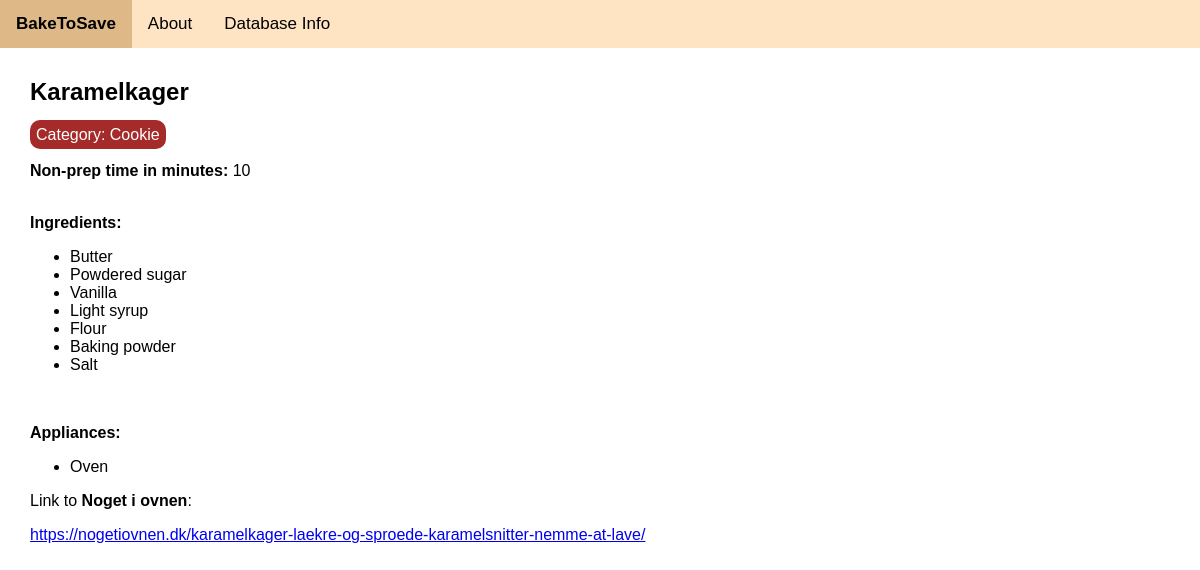
Before: /3 with the older database file.
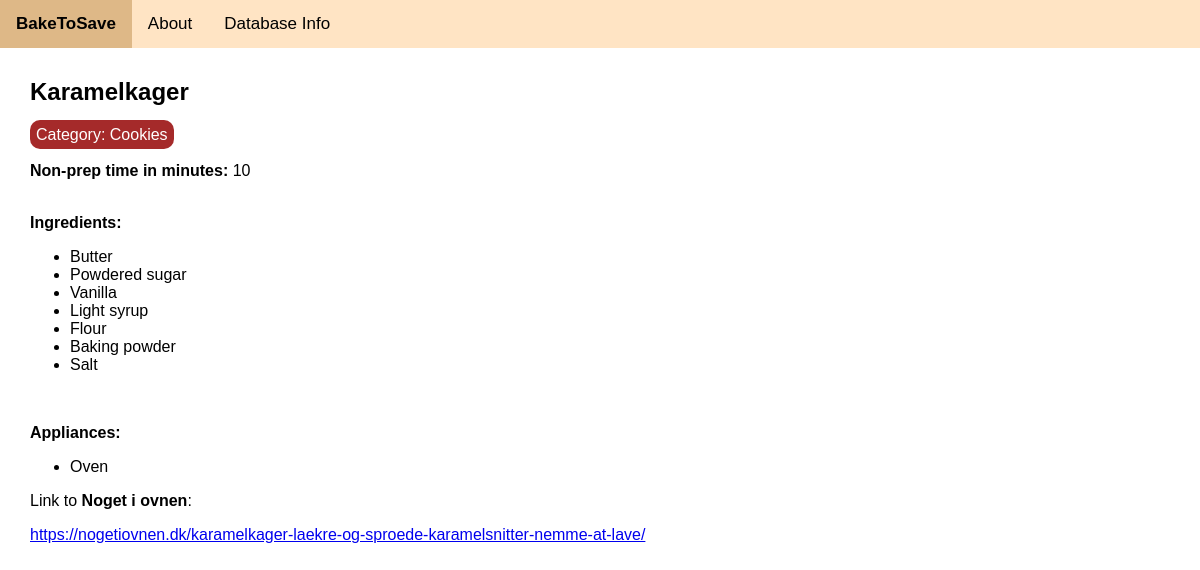
After: the same page with the newer database file.
### tables this page shows
CREATE TABLE recipes (
    r_id INTEGER PRIMARY KEY,
    name TEXT NOT NULL,
    category TEXT NOT NULL,
    time TIME NOT NULL,
    source TEXT NOT NULL,
    link TEXT NOT NULL,
    ingredients TEXT NOT NULL,
    appliances TEXT NOT NULL
);

### app.py (the view)
@app.route('/<int:recipe_id>')
def recipe(recipe_id):
    recipe = get_recipe(recipe_id)
    return render_template('recipe.html', recipe=recipe)

### app.py (called while the page is built)
def get_db_connection():
    conn = sqlite3.connect('recipes.db')
    conn.row_factory = sqlite3.Row
    return conn

def makelists(recipe):
    if 'ingredients' in recipe:
        recipe['ingredients'] = recipe['ingredients'].split('/')
    if 'appliances' in recipe:
        recipe['appliances'] = recipe['appliances'].split('/')
    return recipe

def get_recipe(recipe_id):
    conn = get_db_connection()
    recipe = conn.execute('SELECT * FROM recipes WHERE r_id = ?',
                        (recipe_id,)).fetchone()
    conn.close()
    if recipe is None:
        abort(404)
    recipe = dict(recipe)
    recipe = makelists(recipe)
    return(recipe)

### templates/recipe.html
{% extends 'base.html' %}
{% block content %}
    <h2>{% block title %} {{ recipe['name'] }} {% endblock %}</h2>
    <span class="badge badge-primary">Category: {{ recipe['category'] }}</span>
    <div>
        <br>
        <span><b>Non-prep time in minutes: </b></span>
        {{recipe['time']}}
    </div>
    <br>
    <p><b>Ingredients:</b></p>
    <ul>
        {% for ingredient in recipe['ingredients'] %}
            <li>{{ ingredient }}</li>
        {% endfor %}
    </ul>
    <br>
    <p><b>Appliances:</b></p>
    <ul>
        {% for appliance in recipe['appliances'] %}
            <li>{{ appliance }}</li>
        {% endfor %}
    </ul>
    <p>Link to <b>{{ recipe['source'] }}</b>:</p> <a href="{{ recipe['link'] }}">{{ recipe['link'] }}</a>
{% endblock %}

### templates/base.html (shortened to what this page needs)
<!doctype html>
<html lang="en">
  <head>
    <link rel="stylesheet" href="{{ url_for('static', filename= 'css/style.css') }}">
  </head>
  <body>
    <div class="topnav">
      <a class="active" href="{{ url_for('index')}}"><b>BakeToSave</b></a>
      <a href="{{ url_for('about')}}">About</a>
      <a href="{{ url_for('dbinfo')}}">Database Info</a>
    </div>
    <div class="container">
        {% block content %} {% endblock %}
    </div>
  </body>
</html>

### static/css/style.css (style rules this page uses)
body { margin: 0; font-family: Arial, Helvetica, sans-serif; }
.container { margin: 30px 30px; }
.topnav { overflow: hidden; background-color:bisque; }
.topnav a { float: left; color:black; text-align: center; padding: 14px 16px; text-decoration: none; font-size: 17px; }
.topnav a.active { background-color:bisque; color:black; }
.badge { border-radius: 10px; padding: 6px; color:#fff; background-color:brown; }

Changed rows visible on the page:
changed recipes "Oven": category "Cookie" → "Cookies"
